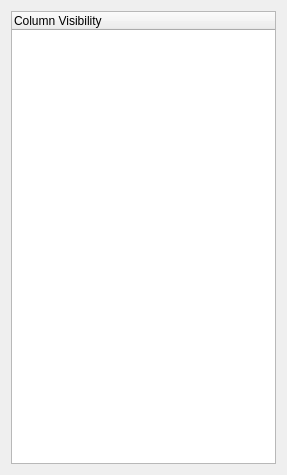
<?xml version="1.0" encoding="UTF-8"?>
<ui version="4.0">
 <class>ClientTableDisplay</class>
 <widget class="QWidget" name="ClientTableDisplay">
  <property name="geometry">
   <rect>
    <x>0</x>
    <y>0</y>
    <width>287</width>
    <height>475</height>
   </rect>
  </property>
  <property name="windowTitle">
   <string>Form</string>
  </property>
  <layout class="QGridLayout" name="gridLayout">
   <item row="0" column="0">
    <widget class="pqTreeWidget" name="columns">
     <property name="rootIsDecorated">
      <bool>false</bool>
     </property>
     <column>
      <property name="text">
       <string>Column Visibility</string>
      </property>
     </column>
    </widget>
   </item>
  </layout>
 </widget>
 <customwidgets>
  <customwidget>
   <class>pqTreeWidget</class>
   <extends>QTreeWidget</extends>
   <header>pqTreeWidget.h</header>
  </customwidget>
 </customwidgets>
 <resources/>
 <connections/>
</ui>
